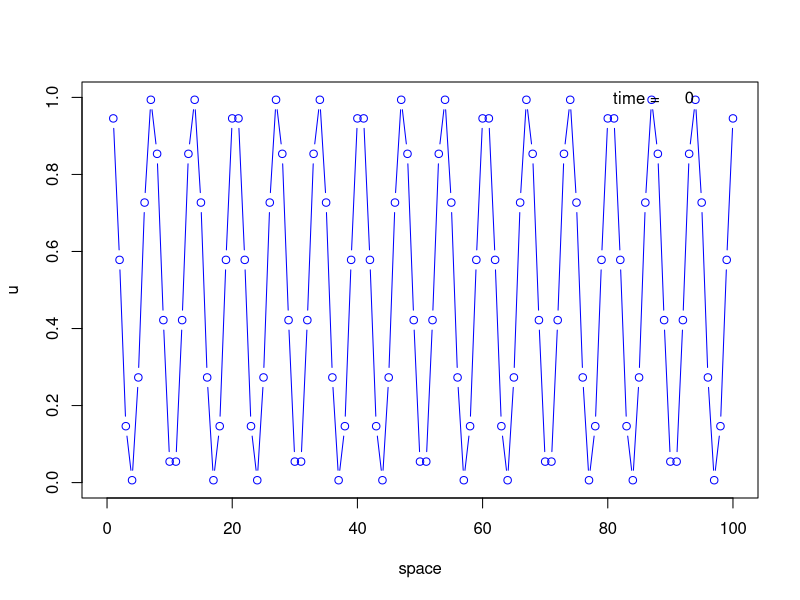
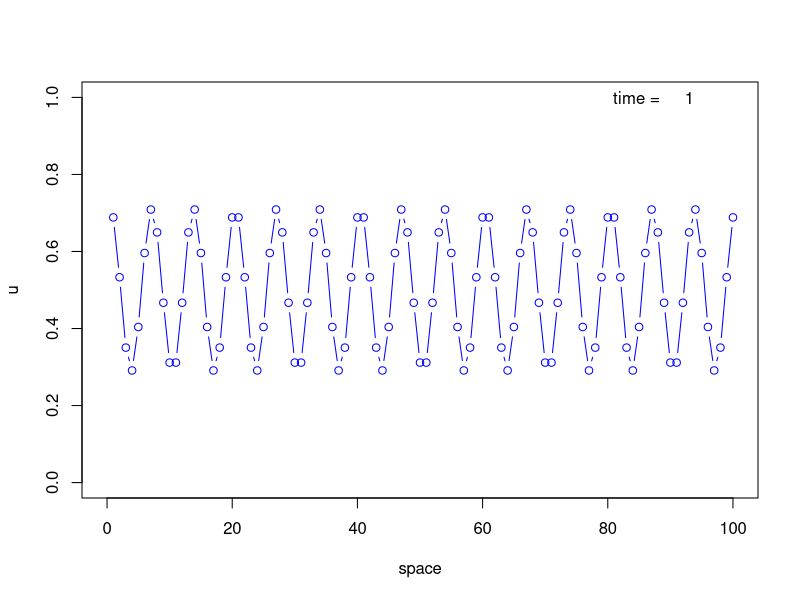
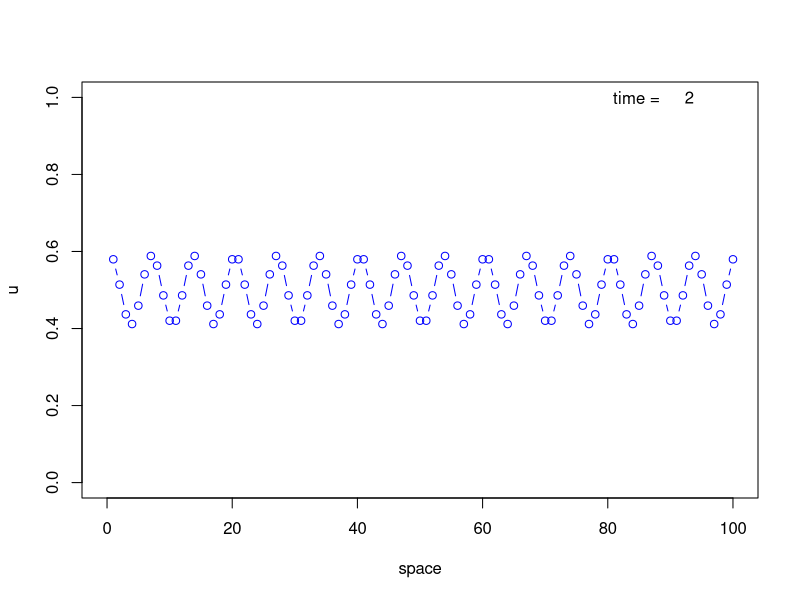
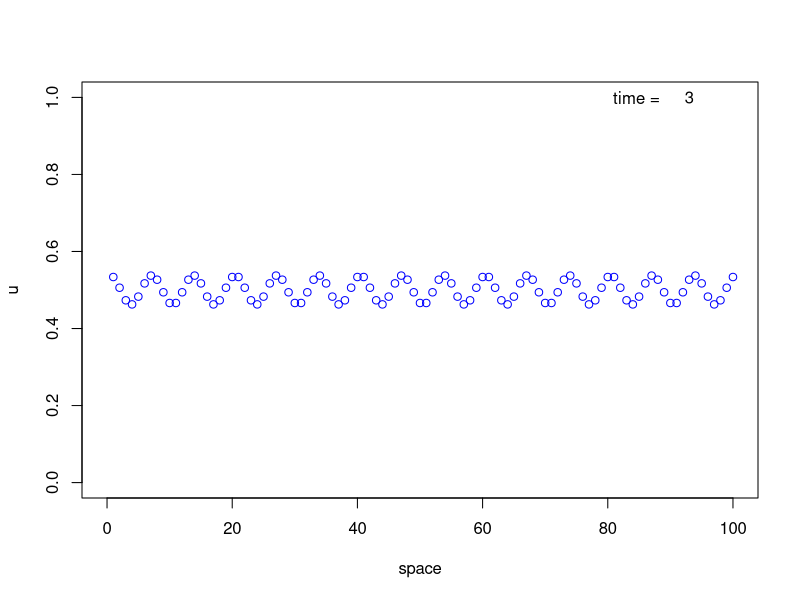
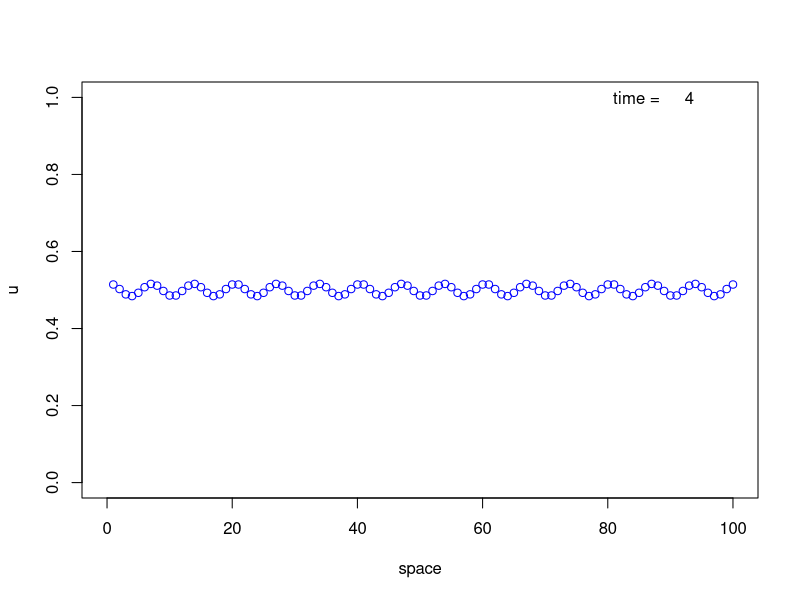
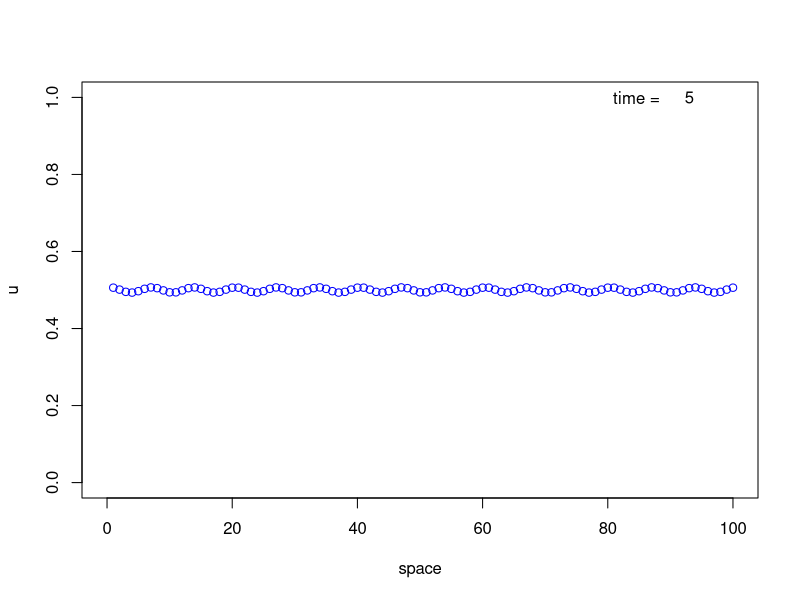
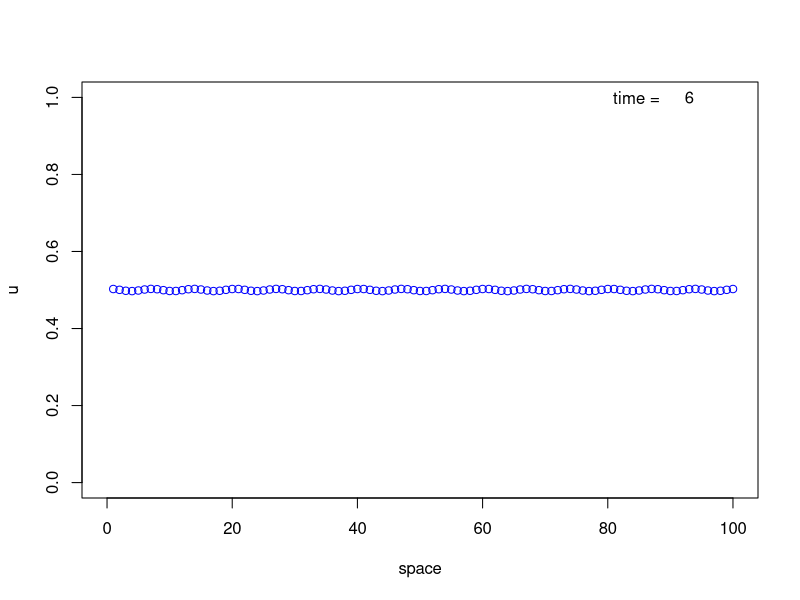
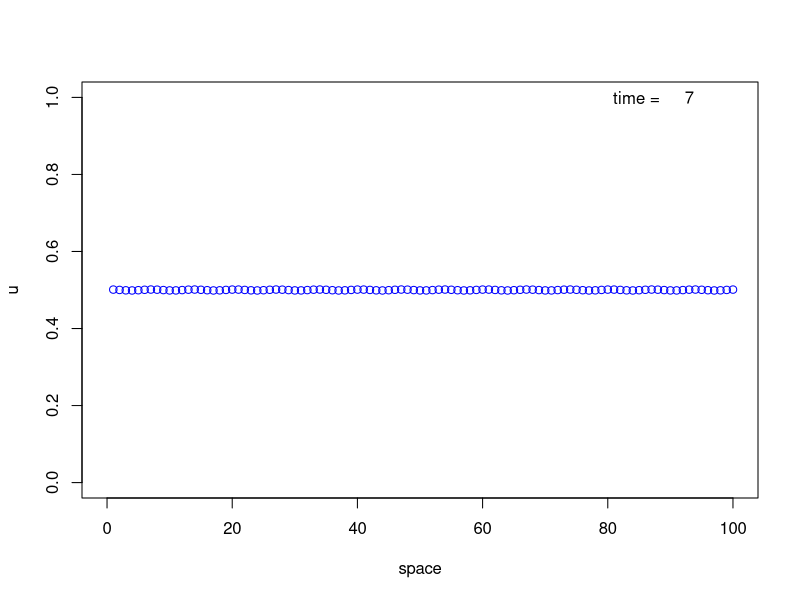

Generate these figures, in order, with R:
# program to simulate diffusion on a 1d grid
# with no flux (no leak) boundary conditions


# set parameters
# --------------

dt     = 0.1        # time step
dx     = 1.0        # space space
Nx     = 100        # number of space steps
Nt     = 1000       # number of time steps
tplot  = 10         # output every this many time steps 
D      = 1.0        # diffusion coefficient
p      = D*dt/dx^2  # fraction jumping left and right one cell per time step

ictype = 3          #  used to pick the initial conditions
k = 15               #    1 = step in the middle
                    #    2 = random
                    #    3 = elevated cosine, k periods of oscillation
                    
framepause = 0.01   # time to pause between plots

# need p<=1/2 for stability stop if violated
#
if( p > 0.5 ) stop( sprintf("p=%g, p must be less than 0.5, reduce the time step",p ) )


# initialize storage of solution at current and next time step 
#
u   = numeric(Nx)
unew= numeric(Nx)

# set initial conditions
# ----------------------
# ictype is used to pick the initial conditions
#
# (1) step in middle
# (2) random
# (3) sinusoidal (k=frequency control)
#
if (ictype==1) {           # step
  halfwidth = Nx*0.1
  j1=(Nx/2)-halfwidth
  j2=(Nx/2)+halfwidth
  u[j1:j2]=1 
} else if (ictype==2){     # random
  u=runif(Nx,min=0,max=1)
} else if(ictype==3) {     # sinusoidal
  u=(1+cos(2*k*pi*((1:Nx)-1/2)/Nx))/2 
}

# plot the initial condition, and pause
#
t=0
plot(u,type='b',col='blue',xlim=c(0,Nx),ylim=c(0,1),xlab='space')
text(0.85*Nx,1.0,"time = ")
text(0.93*Nx,1.0,t)
Sys.sleep(3)



# run simulation
# --------------

for (n in 1:Nt){
  
  # update left boundary point
  #
  unew[1]=u[1]+p*(u[2]-u[1])

  # loop over interior points
  #
  for (j in 2:(Nx-1)){
	  unew[j]=u[j]+p*(u[j-1]-2.0*u[j]+u[j+1]) 
  }
  
  # update the right boundary point
  #
  unew[Nx]=u[Nx]+p*(u[Nx-1]-u[Nx])
  
  # replace u with the new values
  #
  u=unew
  
  # make a plot of the solution
  #
  if(n %% tplot == 0) {
    t=n*dt
    plot(u,type='b',col='blue',xlim=c(0,Nx),ylim=c(0,1),xlab='space')
    text(0.85*Nx,1.0,"time = ")
    text(0.93*Nx,1.0,t)
  }

  # pause
  #
  Sys.sleep(framepause)
                                       
}  # end loop in time





